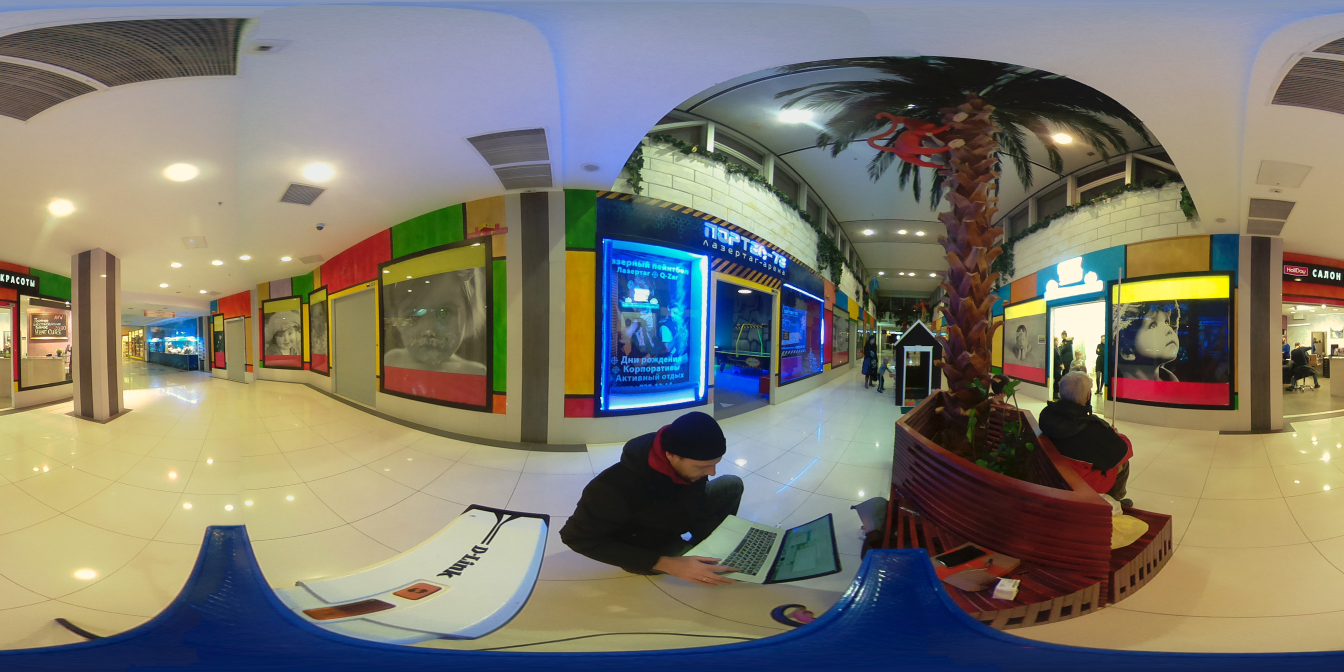
#> input picture panocam/sample photos/stereopi_result.jpg, 2688 x 1344 px, found by its file name (shown at 1/2 size)
$ python spherical-map.py
#> lines starting #> are read from the running program, lines starting #| are printed output that depends on the picture
### panocam/lib/image.py

def sample_color(img, uv, normalize_color=False):
    longitude, latitude = uv

    if isinstance(longitude, float):
        h, w, c = img.shape
        longitude = int(longitude * w)
        latitude = int(latitude * h)

    # print(longitude, latitude)
    color = img[latitude, longitude]

    if normalize_color:  # convert uint8 to float
        color = color / 255

    return tuple(color)

### panocam/lib/angular.py
"""
http://paulbourke.net/dome/dualfish2sphere/diagram.pdf
"""
import math
import numpy as np


def vector_to_longlat(point3d):
    Px, Py, Pz = point3d
    longitude = math.atan2(-Py, Px)
    latitude = math.atan2(Pz, math.sqrt(Px**2 + Py**2))
    return longitude, latitude  # CW


# [6 lines left out: function longlat_to_vector, not called in this run]


def longlat_to_spherical(longlat):  # horizontal, vertical
    longitude, latitude = longlat
    u = longitude / math.pi / 2
    v = 2 * latitude / math.pi
    return u, v


# [5 lines left out: function spherical_to_longlat, not called in this run]


# radians to degrees
def deg(rad_list):
    # deg_list = [math.degrees(item) for item in rad_list]  # list comprehension
    return tuple(map(math.degrees, rad_list))


# degrees to radians
def rad(deg_list):
    return tuple(map(math.radians, deg_list))


# % 360
def mod(angles, mod=math.pi*2):
    angles = list(map(math.fmod, angles, [mod] * len(angles)))
    return angles


# LIST CONVERSIONS

# https://stackoverflow.com/questions/20924085/python-conversion-between-coordinates
# [19 lines left out: functions polar2cartesian, cartesian2polar, not called in this run]


# [4 lines that do not run on import are left out]
    # math.degrees(longlat[0]), math.degrees(longlat[1])

### cpython/experiments/spherical-map.py
# http://paulbourke.net/panorama/cubemaps/

import cv2
import numpy as np
from lib.angular import *
from lib.image import *
import matplotlib.pyplot as plt
import random


def denormalize_position(pos, size):
    """
    :param pos: tuple(x,y)  # normalized 0-1
    :param shape: tuple(width, height)
    :return: tuple(x,y)  # absolute pixel values
    """
    x, y = pos
    w, h = size
    return int(x * w), int(y * h)


def scatterplot(x, y, z=None, colors=None):
    fig = plt.figure(figsize=(12, 12))

    projection = None if z is None else "3d"
    ax = fig.add_subplot(projection=projection)


    ax.scatter(x, y, z, c=colors)
    plt.show()


img_path = "sample photos/stereopi_result.jpg"
img_BGR = cv2.imread(img_path)
#> img_BGR is the input picture: shape (1344, 2688, 3); mean B, G, R 109, 121.2, 125.1
img_RGB = cv2.cvtColor(img_BGR, cv2.COLOR_BGR2RGB)

height, width, channels = img_RGB.shape
#> height = 1344; width = 2688; channels = 3
size = (width, height)
#> size = (2688, 1344)

# [20 lines of commented-out code are left out]


u, v = np.mgrid[0:2 * np.pi:180j, 0:np.pi:90j]
x_list = np.cos(u) * np.sin(v)
y_list = np.sin(u) * np.sin(v)
z_list = np.cos(v)

x_list = x_list.flatten() + 0.01  # TODO bug: samples in line n, but should in n-1
y_list = y_list.flatten()
z_list = z_list.flatten()

br = 600
colors = []
for i, x in enumerate(x_list):
    point3d = (x_list[i], y_list[i], z_list[i])
    longlat = vector_to_longlat(point3d)
    uv = longlat_to_spherical(longlat)
    print(uv)

    color = sample_color(img_RGB, uv, normalize_color=True)
    colors.append(color)
    if i == br-1:
        break
#> this loop made 600 passes
#> color on passes 1 to 3: (0.0588, 0.125, 0.298), (0.0471, 0.176, 0.388), (0.745, 0.663, 0.455)
#> after the loop, colors = 600 items, first 6: (0.0588, 0.125, 0.298), (0.0471, 0.176, 0.388), (0.745, 0.663, 0.455), (0.753, 0.671, 0.463), (0.776, 0.698, 0.49), (0.788, 0.71, 0.502)


scatterplot(x_list[0:br], y_list[0:br], z=z_list[0:br], colors=colors)
#> in scatterplot, `projection = None if z is None else "3d"`: projection = '3d'
#> in scatterplot, `plt.show()`:
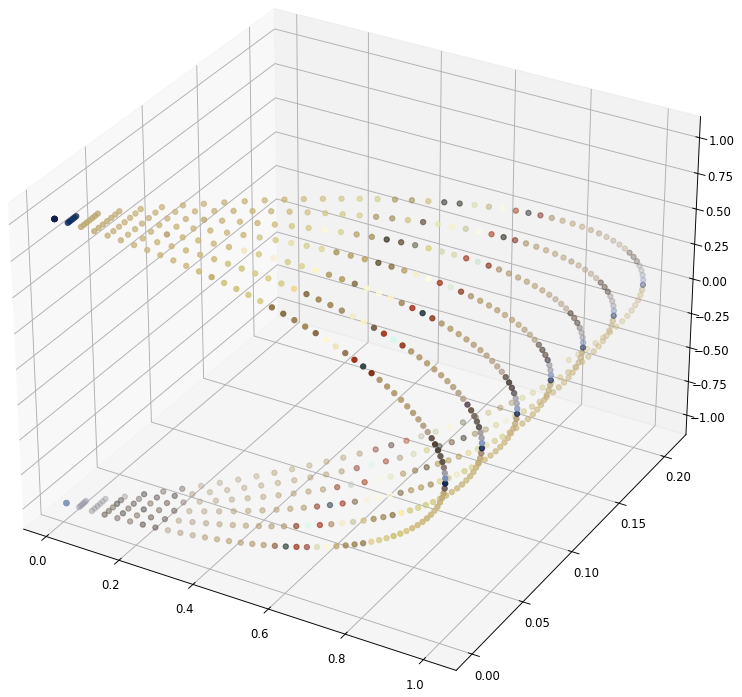
#> figure drawn by matplotlib, 1 panel
